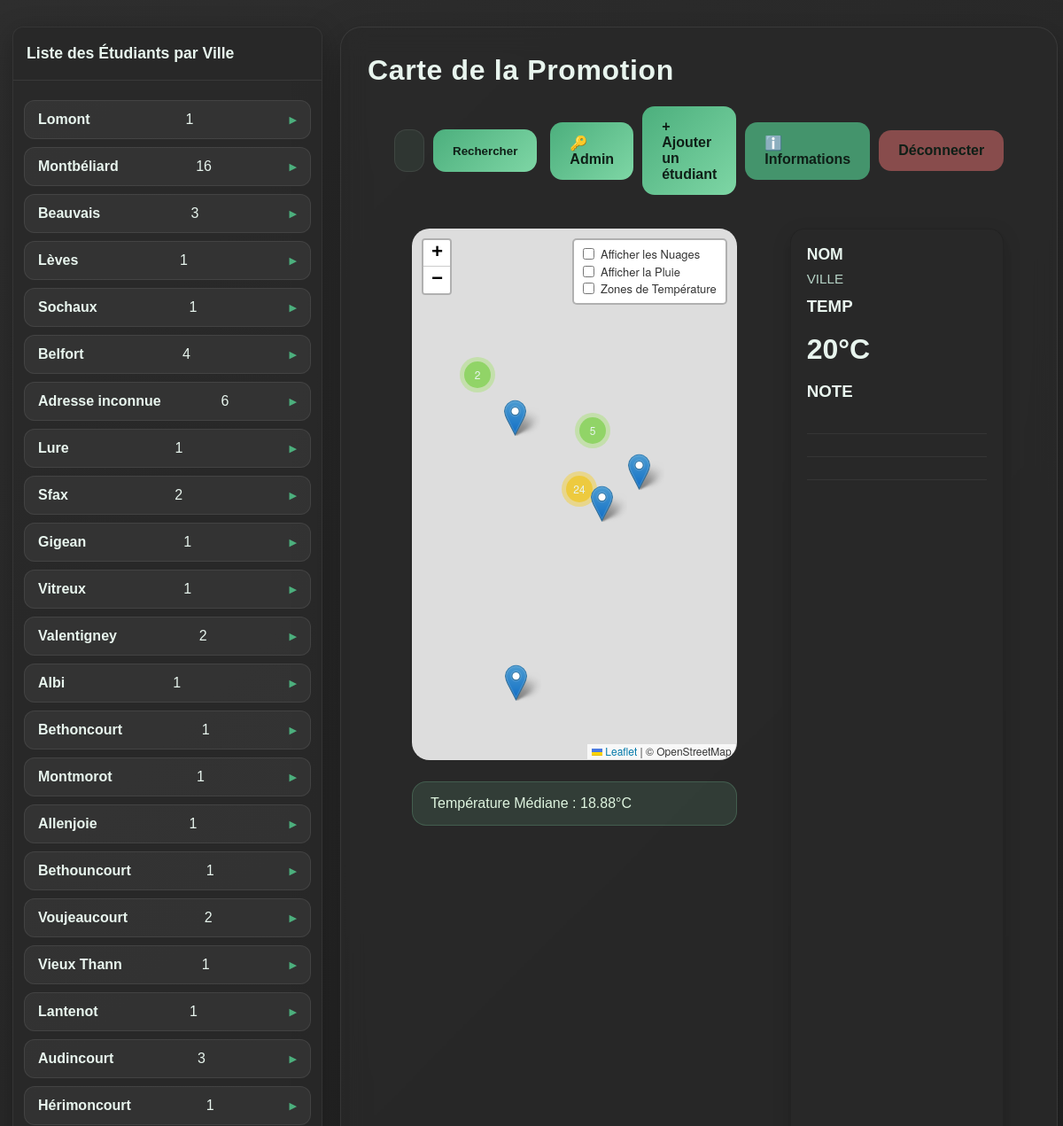
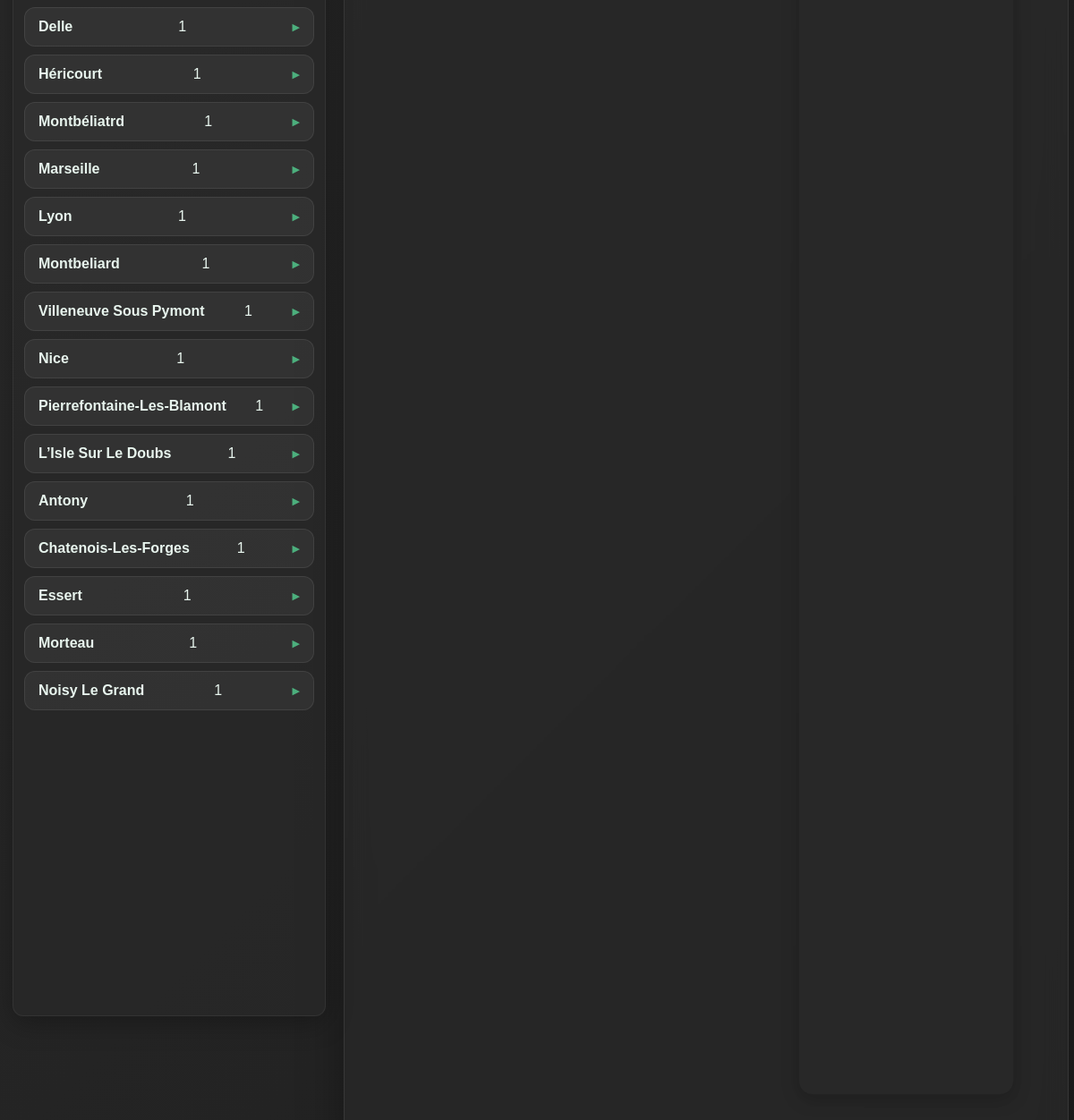
/map (signed in), run on the app's committed database (2 pictures, top to bottom).
### tables this page shows
CREATE TABLE residences (
        id INTEGER PRIMARY KEY AUTOINCREMENT,
        etudiant_id INTEGER,
        ville TEXT NOT NULL,
        adresse TEXT,
        type TEXT,
        date_debut TEXT,
        date_fin TEXT,
        lat REAL,
        lon REAL,
        FOREIGN KEY (etudiant_id) REFERENCES etudiants(id)
    );

### app.py (the view)
@app.route('/map')
def index():
    if not session.get('user_id'):
        return redirect(url_for('home'))
    conn = get_db_connection()
    query = '''
        SELECT e.id as et_id, e.nom, e.prenom,
               r.id as res_id, r.ville, r.adresse, r.lat, r.lon, r.type,
               m.temp, m.description
        FROM etudiants e
        JOIN residences r ON e.id = r.etudiant_id
        LEFT JOIN releves_meteo m
          ON m.id = (
              SELECT id
              FROM releves_meteo
              WHERE residence_id = r.id
              ORDER BY date_releve DESC
              LIMIT 1
          )
        ORDER BY e.nom ASC, r.type DESC
    '''
    rows = conn.execute(query).fetchall()
    releves = []
    points_gps = []
    temps_liste = []
    grouped_addresses = {}
    grouped_cities = {}
    for row in rows:
        releves.append(row)
        if row['temp'] is not None:
            temps_liste.append(row['temp'])
        type_clean = str(row['type']).lower().strip()
        student_key = f"{row['prenom']} {row['nom']}"
        icone = "🏠" if type_clean == "principale" else "🏢"
        student_info = f"{icone} {student_key} ({type_clean}) - {row['temp'] or '--'}°C"
        raw_city = (row['ville'] or '').strip()
        city_key = raw_city.lower() if raw_city else 'adresse inconnue'
        city_display = raw_city.title() if raw_city else 'Adresse inconnue'
        if city_key not in grouped_cities:
            grouped_cities[city_key] = {
                'ville': city_display,
                'students': {}
            }
        grouped_cities[city_key]['students'][student_key] = {
            'info': student_info,
            'et_id': row['et_id'],
            'adresse': row['adresse'] or ''
        }
        if row['lat'] and row['lon']:
            adresse_propre = row['adresse'].strip() if row['adresse'] and str(row['adresse']).strip() else None
            if adresse_propre:
                key = (row['lat'], row['lon'], adresse_propre)
                address_label = adresse_propre
            else:
                key = (row['lat'], row['lon'], f"{city_display} - résidence {row['res_id']}")
                address_label = f"{city_display} (adresse inconnue #{row['res_id']})"
            popup_student = f"{icone} {student_key} ({type_clean}) - {row['temp'] or '--'}°C"
            if key not in grouped_addresses:
                grouped_addresses[key] = {
                    'lat': row['lat'],
                    'lon': row['lon'],
                    'ville': row['ville'],
                    'adresse': address_label,
                    'students': {}
                }
            grouped_addresses[key]['students'][student_key] = {
                'popup': popup_student,
                'et_id': row['et_id']
            }
    for point in grouped_addresses.values():
        student_items = sorted(point['students'].items(), key=lambda kv: kv[0])
        student_list = [v['popup'] for k, v in student_items]
        student_names = [k for k, v in student_items]
        student_ids = [v['et_id'] for k, v in student_items]
        popup_content = (
            f"<b>{point['adresse']}</b><br><small>{point['ville']}</small><br>"
            + "<br>".join(student_list)
        )
        points_gps.append({
            'lat': point['lat'],
            'lon': point['lon'],
            'popup': popup_content,
            'city': point['ville'],
            'adresse': point['adresse'],
            'student_names': student_names,
            'student_ids': student_ids,
            'search': ' '.join([str(point['ville'] or ''), str(point['adresse'] or '')] + student_names).lower()
        })
    mediane = round(statistics.median(temps_liste), 2) if temps_liste else 0
    conn.close()
    return render_template('index.html',
                           releves=releves,
                           mediane=mediane,
                           points=points_gps,
                           grouped_cities=list(grouped_cities.values()))

### app.py (called while the page is built, shortened)
def get_db_connection():
    conn = sqlite3.connect(DB_NAME)
    conn.row_factory = sqlite3.Row
    return conn

def get_user_by_username(username):
    conn = get_db_connection()
    user = conn.execute('SELECT * FROM users WHERE username = ?', (username,)).fetchone()
    conn.close()
    return user

def get_current_user():
    if session.get('user_id'):
        user = get_user_by_username(session.get('username', ''))
        return user
    return None

@app.context_processor
def inject_current_user():
    return {'current_user': get_current_user()}

@app.before_request
def start_weather_updates():
    global weather_thread_started

### templates/index.html (shortened to what this page needs)
    <!DOCTYPE html>
    <html lang="fr">
    <head>
        <link rel="stylesheet" href="{{ url_for('static', filename='css/leaflet.css') }}" />
        <link rel="stylesheet" href="{{ url_for('static', filename='css/MarkerCluster.css') }}" />
        <link rel="stylesheet" href="{{ url_for('static', filename='css/MarkerCluster.Default.css') }}" />
    </head>
    <body>
        <div class="conteneur">
            <aside class="left-panel" aria-label="Liste des étudiants">
                <h2 style="margin-top:0; padding: 15px; background: var(--card-bg-solid); border-radius: 12px 12px 0 0; font-size: 1.1rem; border-bottom: 1px solid var(--border-color);">
                    Liste des Étudiants par Ville
                </h2>
                <div class="left-scroll">
                    <div class="city-grid">
                        {% for city in grouped_cities %}
                        <details class="city-card" data-city="{{ city.ville }}">
                            <summary>
                                <h2>{{ city.ville }}</h2>
                                <span class="badge">{{ city.students|length }}</span>
                            </summary>
                        </details>
                        {% endfor %}
                    </div>
                </div>
            </aside>
            <div class="carte">
                <div class="entete-carte">
                    <h1>Carte de la Promotion</h1>
                </div>
                <div class="toolbar">
                    <div class="search-box">
                        <form id="searchForm" style="width:100%; display:flex; gap:10px;" onsubmit="return false;">
                            <input type="text" id="searchInput" placeholder="Chercher par ville, adresse ou étudiant...">
                            <button type="submit">Rechercher</button>
                        </form>
                    </div>
                    <div style="display: flex; gap: 10px; align-items: center;">
                        {% if current_user and current_user.role == 'admin' %}
                        <a href="/admin" class="button">🔑 Admin</a>
                        {% endif %}
                        <a href="/ajouter" class="button">+ Ajouter un étudiant</a>
                        <a href="/infos" class="button" style="background: rgba(76, 175, 125, 0.8);">ℹ️ Informations</a>
                        <a href="/logout" class="button" style="background: rgba(200,100,100,0.6);">Déconnecter</a>
                    </div>
                </div>
                <div class="section">
                    <div class="layout">
                        <main class="right-panel">
                            <div id="map"></div>
                            <div class="alert-info">Température Médiane : {{ mediane }}°C</div>
                        </main>
                        <aside class="right-card" aria-label="Fiche étudiant / météo">
                            <h2 id="rc_name">NOM</h2>
                            <div id="rc_location" class="location">VILLE</div>
                            <h3 style="margin-top:12px;">TEMP</h3>
                            <div class="temp-section">
                                <span id="rc_temp">20°C</span>
                            </div>
                            <div class="note-section" style="margin-top:18px;">
                                <h3>NOTE</h3>
                                <div id="rc_notes">
                                    <div style="height:18px;margin:8px 0;border-bottom:1px solid rgba(255,255,255,0.06);"></div>
                                    <div style="height:18px;margin:8px 0;border-bottom:1px solid rgba(255,255,255,0.06);"></div>
                                    <div style="height:18px;margin:8px 0;border-bottom:1px solid rgba(255,255,255,0.06);"></div>
                                </div>
                            </div>
                        </aside>
                    </div>
                </div>
            </div>
        </div>
    </body>
    </html>

### data on the page
residences: ville "Lomont", students|length "1"
residences: ville "Lèves", students|length "1"
residences: ville "Sochaux", students|length "1"
residences: ville "Lure", students|length "1"
residences: ville "Gigean", students|length "1"
residences: ville "Vitreux", students|length "1"
residences: ville "Albi", students|length "1"
residences: ville "Bethoncourt", students|length "1"
residences: ville "Montmorot", students|length "1"
residences: ville "Allenjoie", students|length "1"
residences: ville "Bethouncourt", students|length "1"
residences: ville "Vieux Thann", students|length "1"
residences: ville "Lantenot", students|length "1"
residences: ville "Hérimoncourt", students|length "1"
residences: ville "Delle", students|length "1"
residences: ville "Héricourt", students|length "1"
residences: ville "Montbéliatrd", students|length "1"
residences: ville "Marseille", students|length "1"
residences: ville "Lyon", students|length "1"
residences: ville "Montbeliard", students|length "1"
residences: ville "Villeneuve Sous Pymont", students|length "1"
residences: ville "Nice", students|length "1"
residences: ville "Pierrefontaine-Les-Blamont", students|length "1"
residences: ville "L’Isle Sur Le Doubs", students|length "1"
residences: ville "Antony", students|length "1"
residences: ville "Chatenois-Les-Forges", students|length "1"
residences: ville "Essert", students|length "1"
residences: ville "Morteau", students|length "1"
residences: ville "Noisy Le Grand", students|length "1"

### other printed values
{{ city.ville }} "Montbéliard" "Beauvais" "Belfort" "Adresse inconnue" "Sfax" "Valentigney" "Voujeaucourt" "Audincourt"
{{ city.students|length }} "16" "3" "4" "6" "2" "2" "2" "3"
{{ mediane }} "18.88"
